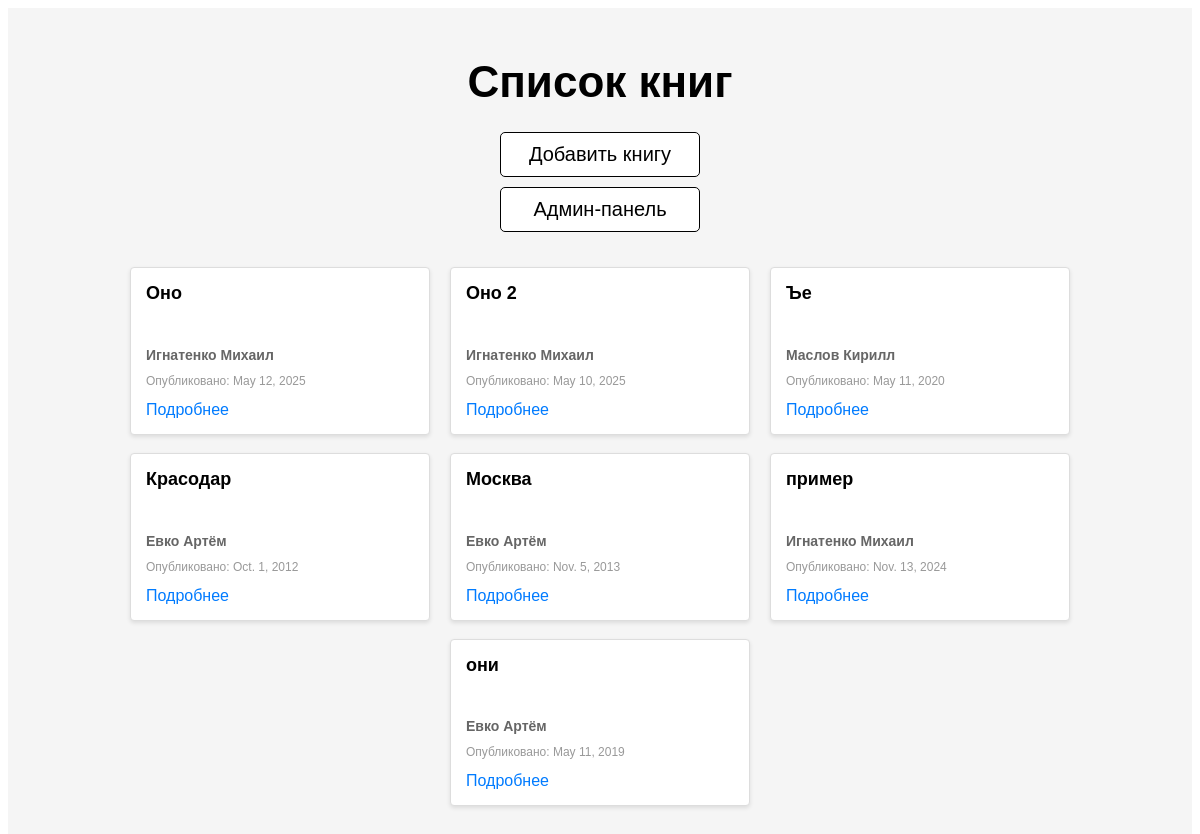
The page / on the database its author committed.
### library/models.py (models this page shows, shortened)
class Book(models.Model):
    title            = models.CharField("Название книги", max_length=200)
    author           = models.ForeignKey(Author, on_delete=models.CASCADE, related_name="books")
    genres           = models.ManyToManyField(Genre, verbose_name="Жанры")
    publication_date = models.DateField("Дата публикации")
    summary          = models.TextField("Аннотация", blank=True)

class Author(models.Model):
    first_name = models.CharField("Имя", max_length=100)
    last_name  = models.CharField("Фамилия", max_length=100)
    birth_date = models.DateField("Дата рождения", null=True, blank=True)
    def __str__(self):
        return f"{self.last_name} {self.first_name}"

### library/views.py (the view)
# urls.py: path('',                  views.BookListView.as_view(),   name='book_list'),
class BookListView(ListView):
    model = Book
    context_object_name = 'books'
    template_name = 'library/book_list.html'

### library/templates/library/book_list.html (shortened to what this page needs)
<!DOCTYPE html>
<html lang="ru">
<head>
</head>
<body>
  <div class="App">
    <h1 class="title">Список книг</h1>
    <button onclick="location.href='/book/add/'">Добавить книгу</button>
    <button onclick="location.href='/admin/'">Админ-панель</button>
    <div class="grid">
      {% for book in books %}
        <div class="grid-item">
          <div class="card">
            <div class="card-body">
              <h5 class="card-title">{{ book.title }}</h5>
              <h6 class="card-subtitle">{{ book.author }}</h6>
              <p class="card-text">Опубликовано: {{ book.publication_date }}</p>
              <a href="{% url 'library:book_detail' book.pk %}" class="button" style="margin-top:auto;">Подробнее</a>
            </div>
          </div>
        </div>
      {% empty %}
        <p>Книг не найдено.</p>
      {% endfor %}
    </div>
  </div>
</body>
</html>

### library/templates/library/book_list.html (style rules this page uses)
.App { display: flex; flex-direction: column; align-items: center; background: #f5f5f5; min-height: 100vh; margin: 0; padding: 20px; }
.title { font-family: Arial, Helvetica, sans-serif; font-size: 44px; margin-bottom: 20px; }
a { text-decoration: none; color: #007bff; font-family: Arial, sans-serif; }
button { font-family: Arial, Helvetica, sans-serif; padding: 10px; min-width: 200px; font-size: 20px; background-color: #fff; border: 1px solid #000; border-radius: 5px; cursor: pointer; margin: 5px; }
.grid { display: flex; flex-wrap: wrap; gap: 20px; justify-content: center; width: 100%; max-width: 960px; margin-top: 30px; }
.grid-item { width: calc(33.333% - 20px); }
.card { background: #fff; border: 1px solid #ddd; border-radius: 4px; box-shadow: 0 2px 4px rgba(0,0,0,0.1); display: flex; flex-direction: column; height: 100%; }
.card-body { padding: 15px; flex: 1; display: flex; flex-direction: column; }
.card-title { font-size: 18px; margin: 0 0 10px; font-family: Arial, sans-serif; }
.card-subtitle { font-size: 14px; color: #666; margin-bottom: auto; font-family: Arial, sans-serif; }
.card-text { font-size: 12px; color: #999; margin-top: 10px; font-family: Arial, sans-serif; }

### rows shown on the page
Book: title "Оно", author "Игнатенко Михаил", publication_date "May 12, 2025"
Book: title "Оно 2", author "Игнатенко Михаил", publication_date "May 10, 2025"
Book: title "Ъе", author "Маслов Кирилл", publication_date "May 11, 2020"
Book: title "Красодар", author "Евко Артём", publication_date "Oct. 1, 2012"
Book: title "Москва", author "Евко Артём", publication_date "Nov. 5, 2013"
Book: title "пример", author "Игнатенко Михаил", publication_date "Nov. 13, 2024"
Book: title "они", author "Евко Артём", publication_date "May 11, 2019"
